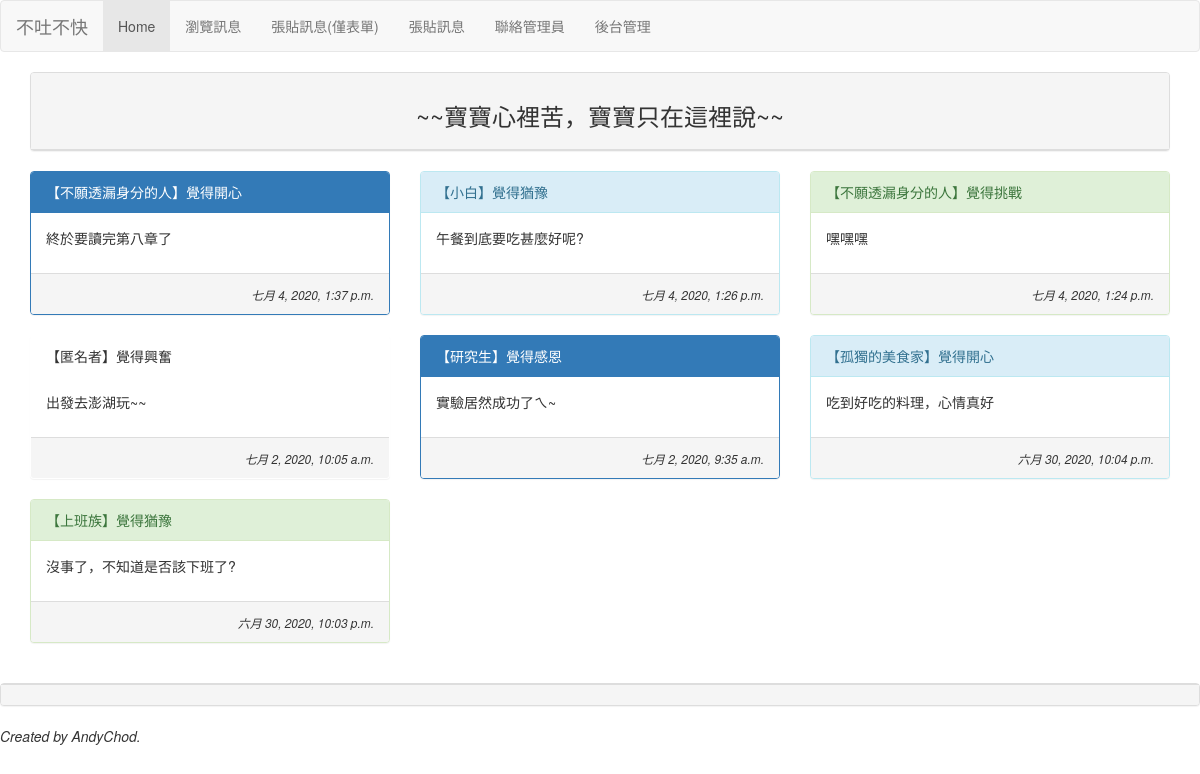
The app's page /blog/list/ with its own data.
### mainsite/models.py (models this page shows, shortened)
class MoodPost(models.Model):
    mood = models.ForeignKey('Mood', on_delete=models.CASCADE)
    nickname = models.CharField(max_length=10, default="不願透漏身分的人")
    message = models.TextField(null=False)
    del_pass = models.CharField(max_length=10)
    pub_time = models.DateTimeField(auto_now=True)
    enabled = models.BooleanField(default=False)

class Mood(models.Model):
    status = models.CharField(max_length=10, null=False)
    def __str__(self):
        return self.status

### mainsite/views.py (the view)
# urls.py: path('list/', views.blog_listing),
def blog_listing(request):
    posts = models.MoodPost.objects.filter(enabled=True).order_by('-pub_time')[:150]
    moods = models.Mood.objects.all()
    return render(request, 'blog/listing.html', locals())

### templates/blog/listing.html (shortened to what this page needs)
{% extends "blog/base.html" %}
{% block tvname %}不吐不快{% endblock %}
{% block content %}
<div class="container">
    <div class="row">
        <div class="col-md-12">
            <div class="panel panel-default">
                <div class="panel-heading" align="center">
                    <h3>~~寶寶心裡苦，寶寶只在這裡說~~</h3>
                </div>
            </div>
        </div>
    </div>
    <div class="row">
        {% for p in posts %}
        <div class="col-sm-12 col-md-4">
            <div class="panel {% cycle 'panel-primary' 'panel-info'  'panel-success' 'panel-waring' %}">
                <div class="panel-heading">
                    <table width="100%">
                        <tr>
                            <td>【{{p.nickname}}】覺得{{p.mood}}</td>
                        </tr>
                    </table>
                </div>
                <div class="panel-body">{{p.message | linebreaks}}</div>
                <div class="panel-footer" align="right">
                    <i>
                        <small>{{p.pub_time}}</small>
                    </i>
                </div>
            </div>
        </div>
        {% endfor %}
    </div>
</div>
<br>
{% endblock %}

### records on screen
MoodPost: nickname "不願透漏身分的人", mood "開心", message "終於要讀完第八章了", pub_time "七月 4, 2020, 1:37 p.m."
MoodPost: nickname "小白", mood "猶豫", message "午餐到底要吃甚麼好呢?", pub_time "七月 4, 2020, 1:26 p.m."
MoodPost: nickname "不願透漏身分的人", mood "挑戰", message "嘿嘿嘿", pub_time "七月 4, 2020, 1:24 p.m."
MoodPost: nickname "匿名者", mood "興奮", message "出發去澎湖玩~~", pub_time "七月 2, 2020, 10:05 a.m."
MoodPost: nickname "研究生", mood "感恩", message "實驗居然成功了ㄟ~", pub_time "七月 2, 2020, 9:35 a.m."
MoodPost: nickname "孤獨的美食家", mood "開心", message "吃到好吃的料理，心情真好", pub_time "六月 30, 2020, 10:04 p.m."
MoodPost: nickname "上班族", mood "猶豫", message "沒事了，不知道是否該下班了?", pub_time "六月 30, 2020, 10:03 p.m."
